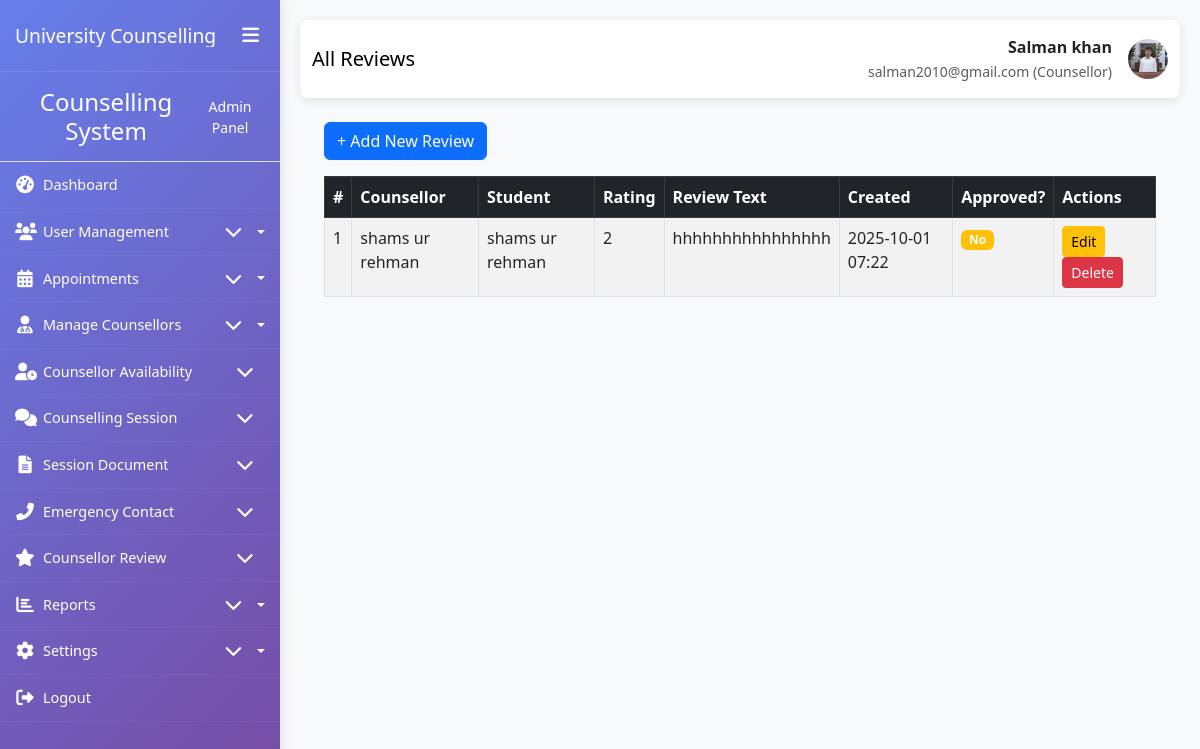
The page /reviews/ (signed in) on the database its author committed.
### My_App/models.py (models this page shows, shortened)
class CustomUser(AbstractUser):
    ROLE_CHOICES = (
        ('student', 'Student'),
        ('counsellor', 'Counsellor'),
        ('admin', 'Administrator'),
    )
    role = models.CharField(max_length=20, choices=ROLE_CHOICES, default='student')
    phone_number = models.CharField(max_length=15, blank=True, null=True)
    date_of_birth = models.DateField(blank=True, null=True)
    profile_picture = models.ImageField(upload_to='profile_pics/', blank=True, null=True)
    created_at = models.DateTimeField(auto_now_add=True)
    updated_at = models.DateTimeField(auto_now=True)
    class Meta:
        permissions = [
            ("can_access_admin_panel", "Can access admin panel"),
            ("can_manage_users", "Can manage users"),
            ("can_manage_appointments", "Can manage appointments"),
            ("can_view_reports", "Can view reports"),
            ("can_manage_counsellors", "Can manage counsellors"),
        ]

class CounsellorReview(models.Model):
    counsellor = models.ForeignKey(Counsellor, on_delete=models.CASCADE, related_name='reviews')
    student = models.ForeignKey(Student, on_delete=models.CASCADE)
    rating = models.IntegerField(validators=[MinValueValidator(1), MaxValueValidator(5)])
    review_text = models.TextField()
    created_at = models.DateTimeField(auto_now_add=True)
    is_approved = models.BooleanField(default=False)
    class Meta:
        unique_together = ['counsellor', 'student']
        permissions = [
            ("can_write_review", "Can write review"),
            ("can_moderate_reviews", "Can moderate reviews"),
        ]

class Counsellor(models.Model):
    user = models.OneToOneField(CustomUser, on_delete=models.CASCADE, primary_key=True)
    specialization = models.CharField(max_length=100)
    license_number = models.CharField(max_length=50, unique=True)
    experience_years = models.IntegerField(default=0)
    qualifications = models.TextField()
    bio = models.TextField(blank=True, null=True)
    AREA_OF_EXPERTISE_CHOICES = (
        ('academic', 'Academic Counselling'),
        ('career', 'Career Counselling'),
        ('personal', 'Personal Counselling'),
        ('mental_health', 'Mental Health'),
        ('crisis', 'Crisis Intervention'),
    )
    area_of_expertise = models.CharField(max_length=50, choices=AREA_OF_EXPERTISE_CHOICES)
    is_available = models.BooleanField(default=True)
    max_students = models.IntegerField(default=20)
    class Meta:
        permissions = [
            ("can_view_student_records", "Can view student records"),
            ("can_manage_schedule", "Can manage schedule"),
            ("can_write_session_notes", "Can write session notes"),
            ("can_view_all_appointments", "Can view all appointments"),
            ("can_manage_own_availability", "Can manage own availability"),
        ]

class Student(models.Model):
    user = models.OneToOneField(CustomUser, on_delete=models.CASCADE, primary_key=True)
    student_id = models.CharField(max_length=20, unique=True)
    enrollment_date = models.DateField()
    FACULTY_CHOICES = (
        ('engineering', 'Engineering'),
        ('science', 'Science'),
        ('arts', 'Arts'),
        ('business', 'Business'),
        ('medicine', 'Medicine'),
        ('law', 'Law'),
    )
    faculty = models.CharField(max_length=50, choices=FACULTY_CHOICES)
    department = models.CharField(max_length=100)
    academic_year = models.IntegerField(
        validators=[MinValueValidator(1), MaxValueValidator(6)]
    )
    emergency_contact_name = models.CharField(max_length=100)
    emergency_contact_phone = models.CharField(max_length=15)
    address = models.TextField(blank=True, null=True)
    class Meta:
        permissions = [
            ("can_view_own_appointments", "Can view own appointments"),
            ("can_book_appointment", "Can book appointment"),
            ("can_view_own_records", "Can view own records"),
            ("can_cancel_appointment", "Can cancel appointment"),
        ]

### My_App/views.py (the view)
# urls.py: path("reviews/", views.review_list, name="review_list"),
def review_list(request):
    reviews = CounsellorReview.objects.select_related("counsellor__user", "student__user").all()
    return render(request, "My_Admin/reviews/review_list.html", {"reviews": reviews})

### templates/My_Admin/reviews/review_list.html (shortened to what this page needs)
{% extends 'My_Admin/base1.html' %}
{% block page_title %}All Reviews{% endblock %}
{% block content %}
<div class="container-fluid mt-4">
    <a href="{% url 'review_add' %}" class="btn btn-primary mb-3">+ Add New Review</a>
    <table class="table table-bordered table-striped">
        <thead class="table-dark">
            <tr>
                <th>#</th>
                <th>Counsellor</th>
                <th>Student</th>
                <th>Rating</th>
                <th>Review Text</th>
                <th>Created</th>
                <th>Approved?</th>
                <th>Actions</th>
            </tr>
        </thead>
        <tbody>
        {% for review in reviews %}
            <tr>
                <td>{{ forloop.counter }}</td>
                <td>{{ review.counsellor.user.get_full_name }}</td>
                <td>{{ review.student.user.get_full_name }}</td>
                <td>{{ review.rating }}</td>
                <td>{{ review.review_text|truncatechars:50 }}</td>
                <td>{{ review.created_at|date:"Y-m-d H:i" }}</td>
                <td>
                    {% if review.is_approved %}
                        <span class="badge bg-success">Yes</span>
                    {% else %}
                        <span class="badge bg-warning">No</span>
                    {% endif %}
                </td>
                <td>
                    <a href="{% url 'review_update' review.pk %}" class="btn btn-sm btn-warning">Edit</a>
                    <button class="btn btn-sm btn-danger delete-btn" data-id="{{ review.pk }}">Delete</button>
                </td>
            </tr>
        {% empty %}
            <tr><td colspan="8" class="text-center">No reviews yet.</td></tr>
        {% endfor %}
        </tbody>
    </table>
</div>
{% endblock %}

### templates/My_Admin/base1.html (shortened to what this page needs)
<!DOCTYPE html>
<html lang="en">
<head>
    <link href="https://cdn.jsdelivr.net/npm/bootstrap@5.3.0/dist/css/bootstrap.min.css" rel="stylesheet">
    <link href="https://cdnjs.cloudflare.com/ajax/libs/font-awesome/6.0.0/css/all.min.css" rel="stylesheet">
    <link href="https://cdn.jsdelivr.net/npm/sweetalert2@11/dist/sweetalert2.min.css" rel="stylesheet">
</head>
<body>
    <div class="container-fluid p-0">
        <div class="row g-0">
            <div class="sidebar" id="sidebar">
                <div class="sidebar-header">
                    <h3>University Counselling</h3>
                    <button class="sidebar-toggle d-none d-lg-block" id="sidebarToggle">
                        <i class="fas fa-bars"></i>
                    </button>
                </div>
                <div class="sidebar-content">
                    {% include 'My_Admin/sidebar.html' %}
                </div>
            </div>
            <div class="main-content" id="mainContent">
                <nav class="navbar navbar-expand-lg navbar-custom">
                    <div class="container-fluid">
                        <span class="navbar-brand">{% block page_title %}Dashboard{% endblock %}</span>
                        <div class="d-flex align-items-center">
                            <div class="me-3 text-end d-none d-md-block">
                                <div class="fw-bold">{{ user.get_full_name|default:user.username }}</div>
                                <small class="text-muted">{{ user.email }} ({{ user.role|title }})</small>
                            </div>
                            {% if user.profile_picture %}
                            <img src="{{ user.profile_picture.url }}" alt="Profile" class="user-profile-img">
                            {% else %}
                            <div class="user-profile-img bg-secondary d-flex align-items-center justify-content-center text-white">
                                <i class="fas fa-user"></i>
                            </div>
                            {% endif %}
                        </div>
                    </div>
                </nav>
                <div class="container-fluid">
                    {% block content %}{% endblock %}
                </div>
            </div>
        </div>
    </div>
</body>
</html>

### templates/My_Admin/base1.html (style rules this page uses)
:root { --sidebar-width: 280px; --sidebar-collapsed-width: 70px; --sidebar-bg: linear-gradient(135deg, #667eea 0%, #764ba2 100%); --content-padding: 20px; --transition-speed: 0.3s; }
body { overflow-x: hidden; font-family: 'Segoe UI', Tahoma, Geneva, Verdana, sans-serif; background-color: #f8f9fa; }
.sidebar { background: var(--sidebar-bg); color: white; min-height: 100vh; position: fixed; width: var(--sidebar-width); transition: all var(--transition-speed) ease; z-index: 1000; box-shadow: 2px 0 10px rgba(0,0,0,0.1); overflow-y: auto; }
.sidebar-header { padding: 20px 15px; border-bottom: 1px solid rgba(255,255,255,0.1); display: flex; align-items: center; justify-content: space-between; }
.sidebar-header h3 { font-size: 1.2rem; margin: 0; white-space: nowrap; overflow: hidden; }
.sidebar-toggle { background: none; border: none; color: white; font-size: 1.2rem; cursor: pointer; }
.main-content { margin-left: var(--sidebar-width); padding: var(--content-padding); transition: all var(--transition-speed) ease; min-height: 100vh; width: calc(100% - var(--sidebar-width)); }
.navbar-custom { background: white; box-shadow: 0 2px 10px rgba(0,0,0,0.1); padding: 15px 0; margin-bottom: 20px; border-radius: 8px; }
.user-profile-img { width: 40px; height: 40px; border-radius: 50%; object-fit: cover; }
.sidebar { background: var(--sidebar-bg); color: white; height: 100vh; position: fixed; top: 0; left: 0; width: var(--sidebar-width); transition: all var(--transition-speed) ease; z-index: 1000; box-shadow: 2px 0 10px rgba(0,0,0,0.1); overflow-y: auto; overflow-x: hidden; scrollbar-width: thin; scrollbar-color: rgba(255,255,255,0.4) transparent; }

### rows shown on the page
CustomUser: get_full_name "Salman khan", email "salman2010@gmail.com", role "Counsellor", profile_picture (picture)
CounsellorReview: counsellor.user.get_full_name "shams ur rehman", student.user.get_full_name "shams ur rehman", rating "2", review_text "hhhhhhhhhhhhhhhh", created_at "2025-10-01 07:22", is_approved "No"
